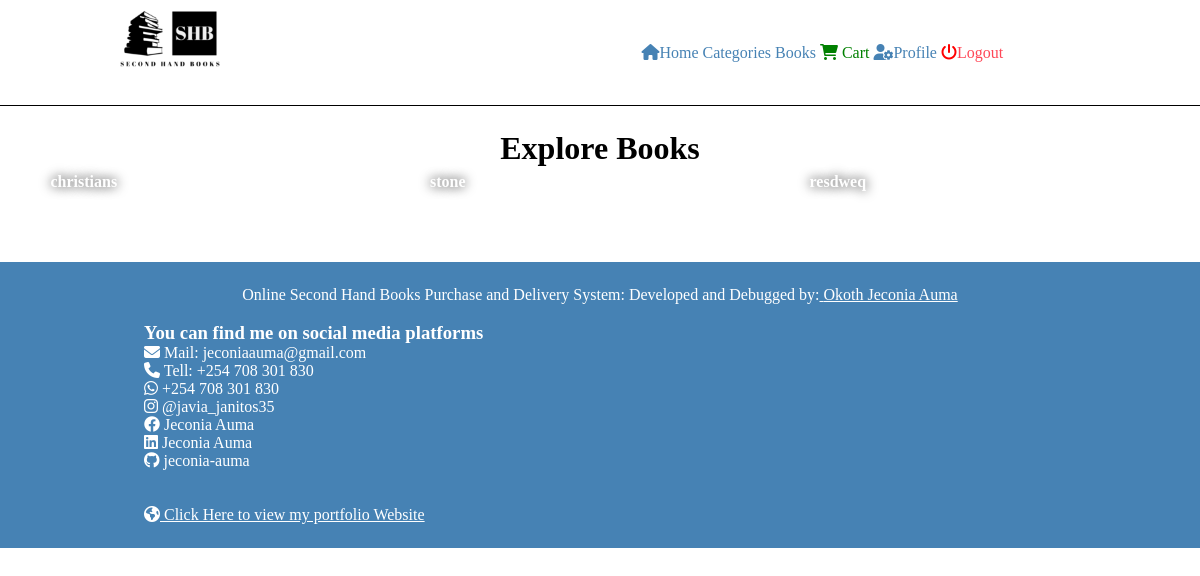
/category.php (signed in), run on an earlier commit of the app's database.
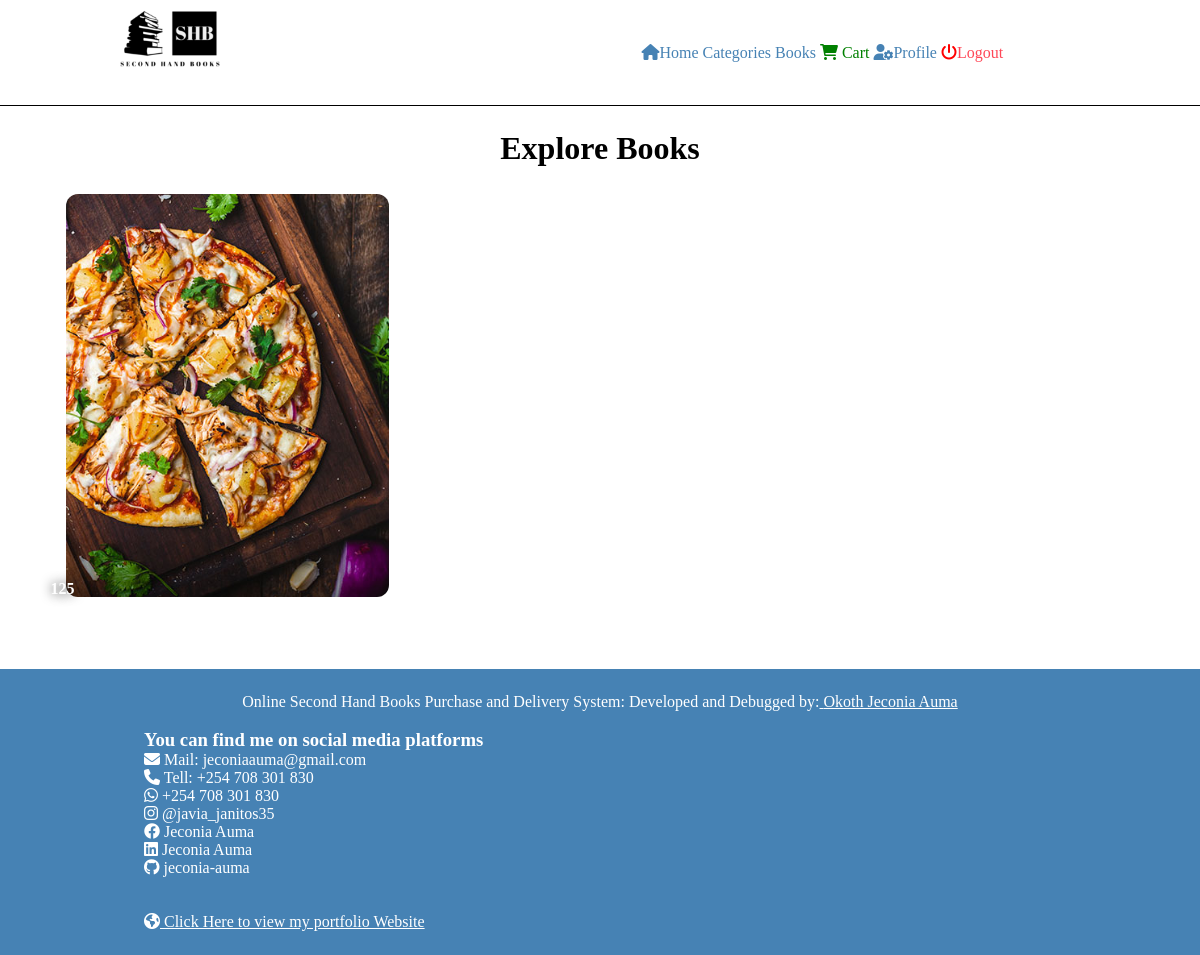
And on a later commit of the database.
### tables this page shows
CREATE TABLE `category` (
  `id` int(11) NOT NULL,
  `title` varchar(255) NOT NULL,
  `image_name` varchar(255) DEFAULT NULL,
  `featured` varchar(10) DEFAULT NULL,
  `active` varchar(10) DEFAULT NULL
);

### category.php (the view, shortened to what this page needs)
<?php include("partials-front/menu.php"); ?>
<div class="category">
    <div class="wrapper">
        <h1 class="text-center">Explore Books</h1>
        <?php
            $sql = "SELECT * FROM category WHERE active='yes'";
            $res = mysqli_query($conn, $sql);
            if($res == TRUE){
                $count = mysqli_num_rows($res);
                if($count > 0){
                    while($row = mysqli_fetch_assoc($res)){
                        $id = $row['id'];
                        $title = $row['title'];
                        $image_name = $row['image_name'];
                        ?>
                            <div class="category-items">
                                <a href="<?php echo SITEURL;?>books-category.php?id=<?php echo $id;?>">
                                    <img src="<?php echo SITEURL; ?>images/category/<?php echo $image_name; ?>" alt="">
                                    <div class="category-title text-center">
                                        <span><?php echo $title; ?></span>
                                    </div>
                                </a>
                            </div>
                        <?php
                    }
                }else{
                    echo "<div class='error text-center'>No Category Available</div>";
                }
            }
        ?>
    </div>
</div>
<?php include("partials-front/footer.php"); ?>

What changed in the data, as far as the page shows it:
removed category: title "christians"
removed category: title "stone"
removed category: title "resdweq"
added category: image_name (picture), title "125"
